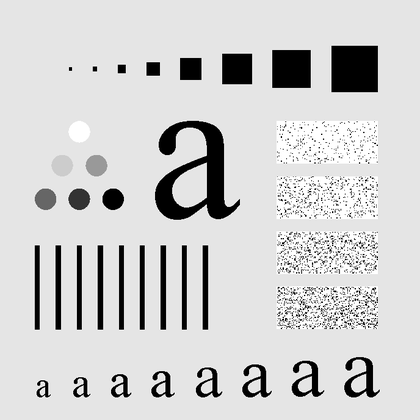
%> input picture 信号与系统MATLAB程序示例/3. 二维图像信号的低通和高通滤波/characters.tif, 420 x 420 px, shrunk from 688 x 688 before the run
$ octave butterworthFilter.m   (GNU Octave 9; MATLAB toolbox functions it lacks are replaced by stand-ins)
%> lines starting %> are read from the running program, lines starting %| are printed output that depends on the picture
%巴特乌斯低通滤波。
clear all;
A = imread('characters.tif','tif');
%> A is the input picture: size 420x420 uint8; min 0, max 255, mean 207.2
s = fftshift(fft2(A));
[M,N] = size(s);
%> M = 420; N = 420
n = 2;

d0 = 20;
n1 = floor(M/2);
%> n1 = 210
n2 = floor(N/2);
%> n2 = 210
for i = 1:M
    for j = 1:N
        d = sqrt((i-n1)^2+(j-n2)^2);
        h = 1/(1+(d/d0)^(2*n));
        s(i,j) = h*s(i,j);
    end;
end;
s = ifftshift(s);
s = uint8(real(ifft2(s)));
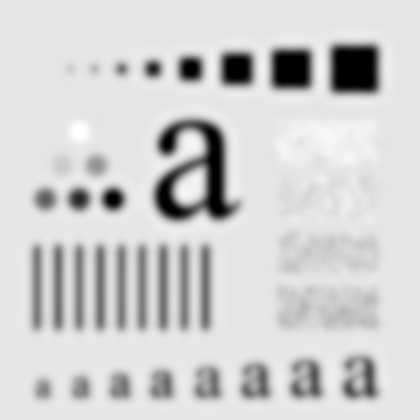
%> s: size 420x420 uint8; min 0, max 255, mean 207.3
imwrite(s,'charactersAfterButterworthLowpassFilter.bmp','bmp');

%巴特乌斯高通滤波。
s = fftshift(fft2(A));
for i = 1:M
    for j = 1:N
        d = sqrt((i-n1)^2+(j-n2)^2);
        h = 1-1/(1+(d/d0)^(2*n));
        s(i,j) = h*s(i,j);
    end;
end;
s = ifftshift(s);
s = uint8(real(ifft2(s)));
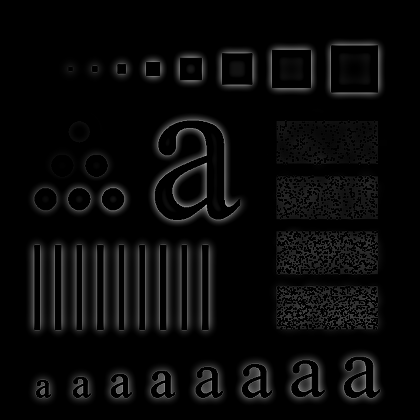
%> s: size 420x420 uint8; min 0, max 171, mean 9.1
imwrite(s,'charactersAfterButterworthHighpassFilter.bmp','bmp');
